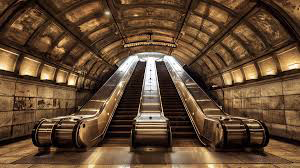
#> input picture statistics_exercises_with_python/Numpy_scripts/dc_metro.png, 300 x 168 px, found by its file name
$ python numpy_exercises.py
#> lines starting #> are read from the running program, lines starting #| are printed output that depends on the picture
import numpy as np
# Create a 1D array of integers from 0 to 4
a = np.array([1, 2, 3, 4])

a.dtype
a.ndim

a.shape
f = np.array([12.2,4.3,7.5,9.6])
a + f
a * f

# operation can be done between array and scalar, for instance
a * 10

# Universal Functions (ufuncs)
np.sin(a)

# Multi-Dimensional Arrays
a = np.array([[0,1,2,3],[10,11,12,13]])

a.shape

a[1,3]
a[1]
a[1,3]

# Slicing
a = np.array([11,12,13,14,15])
a[1:3]

# negative indices work also
a[1:-2]
a[-4:3]

# grab first three elements
a[:3]

# grab the last 2 elements
a[-2:]

# 2 d array

a = np.arange(25).reshape(5,5)
a[:,1::2]
a[4,:]
a[1::2,:3:2]

a = np.array([0,1,2,3,4])

# use slicing for insert iterable of lenght of two
a[-2:] = [-1,-2]
a

# ora a scalar value
a[-2:] = 99

import matplotlib.pyplot as plt

img = plt.imread("C:/Users/david/OneDrive/Documenti/Git/profile/statistics_exercises_with_python/Numpy_scripts/dc_metro.png")
#> img is the input picture: shape (168, 300, 3) float32; mean R, G, B 0.39, 0.288, 0.199

def smooth(img):
    avg_img = (   img[1:-1 ,1:-1] #center
                + img[ :-2 ,1:-1] #top
                + img[2:   ,1:-1] #bottom
                + img[1:-1 , :-2] #left
                + img[1:-1 ,2:  ] #right
                 ) / 5.0
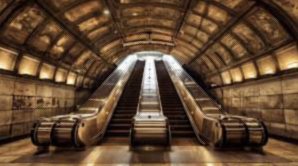
#> avg_img: shape (166, 298, 3) float32; mean R, G, B 0.389, 0.288, 0.198
    return avg_img

smoothed = smooth(img)
plt.imshow(smoothed)
plt.show()

#fancy indexing
a = np.arange(0,80,10)
a

indices = [1,2,-3]
y = a[indices]
print(y)

#fancy indexing in 2d
a = np.arange(0,100).reshape(10,10) #2d array, rows by 10 elements each

a[[0,1,2,3,4],[1,2,3,4,5]]
a[3:, [0,2,5]]

# exercise
a = np.arange(25).reshape(5, 5)
a[[0,2,3,3],[2,3,1,4]]

# array calculation methon
a = np.array([[1,2,3],[4,5,6]])
a
a.sum()
a.sum(axis=0)
a.sum(axis=-1)

a = np.array([-1,2,5,5])
a == a.max()
np.where(a == a.max())
np.where(a > 0)

# reshape - return a new array
a = np.array([[0,1,2],[3,4,5]])
a.reshape(3,2)

# shape - similarly can be used to reshape the array:
a = np.arange(6)
a
a.shape = (2,3)
a

# flatten: take a multidimensional array and turn into a flat array
a.flatten()
a
